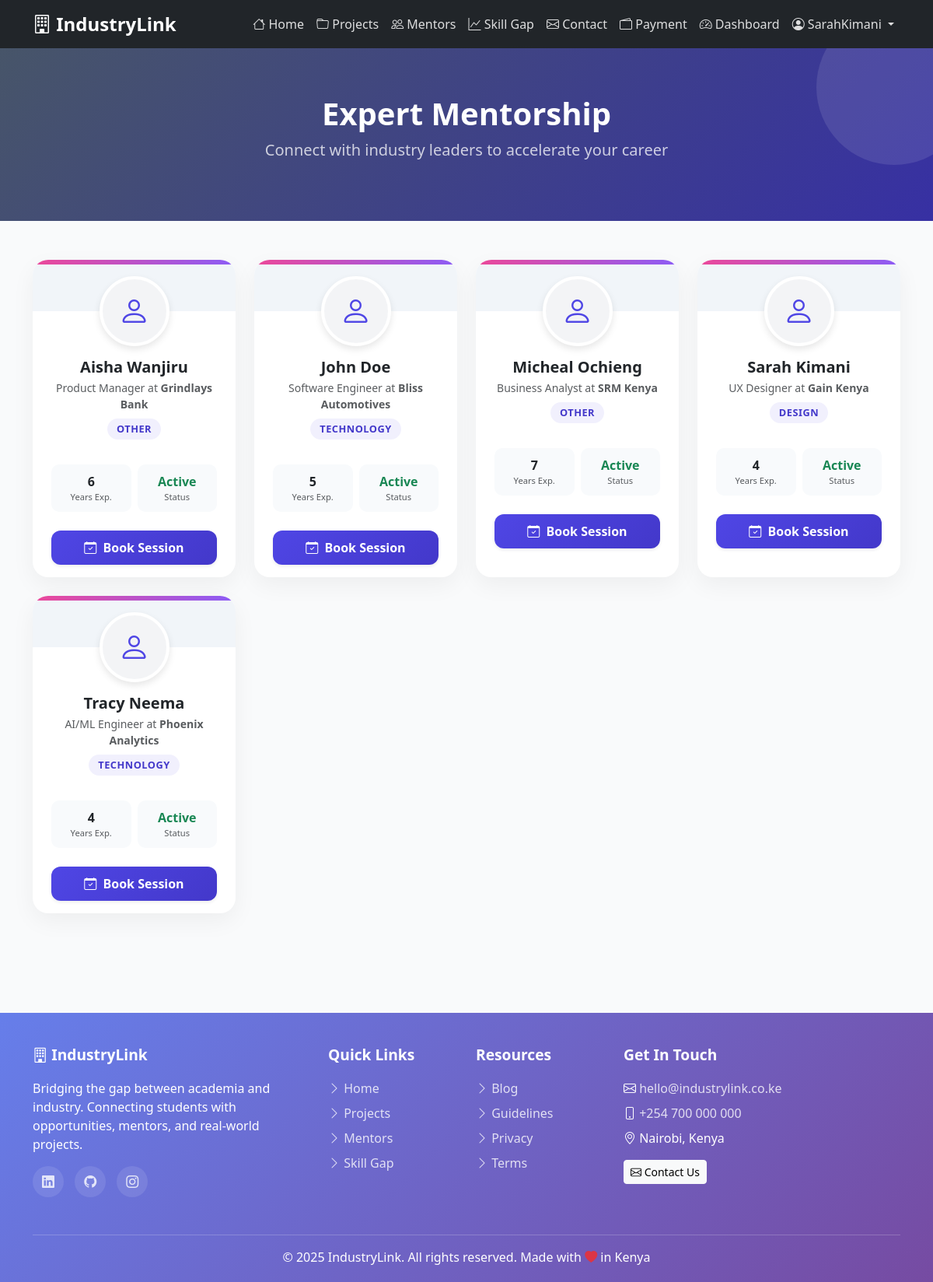
/mentors/ (signed in), run on the app's committed database.
### main/models.py (models this page shows, shortened)
class Mentor(models.Model):
    EXPERTISE_CHOICES = [
        ('technology', 'Technology'),
        ('design', 'Design'),
        ('other', 'Other'),
        ('business', 'Business')
    ]
    user= models.OneToOneField(User, on_delete=models.CASCADE, related_name='mentor_profile')
    full_name = models.CharField(max_length=200)
    job_title = models.CharField(max_length=200)
    company = models.CharField(max_length=200)
    bio = models.TextField(blank=True)
    expertise_area = models.CharField(max_length=50, choices=EXPERTISE_CHOICES)
    years_of_experience = models.IntegerField()
    availability = models.CharField(max_length=100)
    hourly_rate = models.DecimalField(max_digits=6, decimal_places=2, null=True, blank=True)
    email = models.EmailField(blank=True)
    linkedin = models.URLField(blank=True)
    created_at = models.DateTimeField(auto_now_add=True)
    updated_at = models.DateTimeField(auto_now=True)
    class Meta:
        ordering = ['full_name']

### main/views.py (the view)
# urls.py: path('mentors/', views.mentor_list, name='mentor'),
def mentor_list(request):
    all_mentors = Mentor.objects.all()
    return render(request, 'main/mentor.html', {'mentors': all_mentors})

### main/templates/main/mentor.html (shortened to what this page needs)
{% extends 'base.html' %}
{% load static %}
{% block content %}
<div class="mentor-header text-center text-white">
    <div class="container position-relative z-1">
        <h1 class="fw-bold mb-2">Expert Mentorship</h1>
        <p class="lead opacity-75">Connect with industry leaders to accelerate your career</p>
    </div>
    <div style="position: absolute; top: -50px; right: -50px; width: 200px; height: 200px; background: rgba(255,255,255,0.1); border-radius: 50%;"></div>
</div>
<div class="container mb-5">
    <div class="row g-4">
        {% for mentor in mentors %}
        <div class="col-md-6 col-lg-3" data-aos="fade-up" data-aos-delay="{{ forloop.counter0|add:50 }}">
            <div class="mentor-card h-100 pb-3">
                <div class="card-stripe"></div>
                <div class="mentor-avatar">
                    {% if mentor.user.profile.profile_pic %}
                        <img src="{{ mentor.user.profile.profile_pic.url }}" alt="{{ mentor.full_name }}" class="img-fluid rounded-circle w-100 h-100 object-fit-cover">
                    {% else %}
                        <i class="bi bi-person"></i>
                    {% endif %}
                </div>
                <div class="text-center px-4">
                    <h5 class="fw-bold mb-1 text-dark">{{ mentor.full_name }}</h5>
                    <p class="text-muted small mb-2">{{ mentor.job_title }} at <strong>{{ mentor.company }}</strong></p>
                    <span class="expertise-tag mb-3 d-inline-block text-uppercase">
                        {{ mentor.get_expertise_area_display }}
                    </span>
                    <div class="row g-2 mt-2 mb-4">
                        <div class="col-6">
                            <div class="stat-box">
                                <div class="fw-bold text-dark">{{ mentor.years_of_experience }}</div>
                                <div class="small text-muted" style="font-size: 0.7rem;">Years Exp.</div>
                            </div>
                        </div>
                        <div class="col-6">
                            <div class="stat-box">
                                <div class="fw-bold text-success">Active</div>
                                <div class="small text-muted" style="font-size: 0.7rem;">Status</div>
                            </div>
                        </div>
                    </div>
                    <div class="d-flex gap-2 justify-content-center">
                         <form action="{% url 'main:payment' %}" method="get" class="w-100">
                             <button class="btn btn-mentor shadow-sm">
                                <i class="bi bi-calendar-check me-1"></i> Book Session
                            </button>
                        </form>
                    </div>
                </div>
            </div>
        </div>
        {% empty %}
        <div class="col-12 text-center py-5">
            <h4>No mentors found</h4>
            <p class="text-muted">Check back later for new experts.</p>
        </div>
        {% endfor %}
    </div>
</div>
{% endblock %}

### templates/base.html (shortened to what this page needs)
<!DOCTYPE html>
<html lang="en">
<head>
    <link href="https://cdn.jsdelivr.net/npm/bootstrap@5.3.2/dist/css/bootstrap.min.css" rel="stylesheet">
    <link rel="stylesheet" href="https://cdn.jsdelivr.net/npm/bootstrap-icons@1.11.1/font/bootstrap-icons.css">
</head>
<body>
    <nav class="navbar navbar-expand-lg navbar-dark bg-dark">
        <div class="container">
            <a class="navbar-brand" href="{% url 'main:home' %}">
                <i class="bi bi-building"></i> IndustryLink
            </a>
            <div class="collapse navbar-collapse" id="navbarNav">
                <ul class="navbar-nav ms-auto">
                    <li class="nav-item">
                        <a class="nav-link" href="{% url 'main:home' %}">
                            <i class="bi bi-house"></i> Home
                        </a>
                    </li>
                    <li class="nav-item">
                        <a class="nav-link" href="{% url 'main:projects' %}">
                            <i class="bi bi-folder"></i> Projects
                        </a>
                    </li>
                    <li class="nav-item">
                        <a class="nav-link" href="{% url 'main:mentor' %}">
                            <i class="bi bi-people"></i> Mentors
                        </a>
                    </li>
                    <li class="nav-item">
                        <a class="nav-link" href="{% url 'main:skills' %}">
                            <i class="bi bi-graph-up"></i> Skill Gap
                        </a>
                    </li>
                    <li class="nav-item">
                        <a class="nav-link" href="{% url 'main:contact' %}">
                            <i class="bi bi-envelope"></i> Contact
                        </a>
                    </li>
                    <li class="nav-item">
                        <a class="nav-link" href="{% url 'main:payment' %}">
                            <i class="bi bi-wallet2"></i> Payment
                        </a>
                    </li>
                    {% if request.user.is_authenticated %}
                        <li class="nav-item">
                            <a class="nav-link" href="{% url 'main:dashboard' %}">
                                <i class="bi bi-speedometer2"></i> Dashboard
                            </a>
                        </li>
                        <li class="nav-item dropdown">
                            <a class="nav-link dropdown-toggle" href="#" id="userDropdown" role="button" data-bs-toggle="dropdown" aria-expanded="false">
                                <i class="bi bi-person-circle"></i> {{ request.user.username }}
                            </a>
                        </li>
                    {% endif %}
                </ul>
            </div>
        </div>
    </nav>
    <main>
        {% block content %}
        {% endblock %}
    </main>
    <footer>
        <div class="container">
            <div class="row">
                <div class="col-md-4 mb-4">
                    <div class="footer-heading">
                        <i class="bi bi-building"></i> IndustryLink
                    </div>
                    <p class="mb-3">
                        Bridging the gap between academia and industry.
                        Connecting students with opportunities, mentors, and real-world projects.
                    </p>
                    <div class="social-icons">
                        <a href="#" aria-label="LinkedIn"><i class="bi bi-linkedin"></i></a>
                        <a href="#" aria-label="GitHub"><i class="bi bi-github"></i></a>
                        <a href="#" aria-label="Instagram"><i class="bi bi-instagram"></i></a>
                    </div>
                </div>
                <div class="col-md-2 mb-4">
                    <div class="footer-heading">Quick Links</div>
                    <ul class="list-unstyled">
                        <li class="mb-2"><a href="{% url 'main:home' %}"><i class="bi bi-chevron-right"></i> Home</a></li>
                        <li class="mb-2"><a href="{% url 'main:projects' %}"><i class="bi bi-chevron-right"></i> Projects</a></li>
                        <li class="mb-2"><a href="{% url 'main:mentor' %}"><i class="bi bi-chevron-right"></i> Mentors</a></li>
                        <li class="mb-2"><a href="{% url 'main:skills' %}"><i class="bi bi-chevron-right"></i> Skill Gap</a></li>
                    </ul>
                </div>
                <div class="col-md-2 mb-4">
                    <div class="footer-heading">Resources</div>
                    <ul class="list-unstyled">
                        <li class="mb-2"><a href="#"><i class="bi bi-chevron-right"></i> Blog</a></li>
                        <li class="mb-2"><a href="#"><i class="bi bi-chevron-right"></i> Guidelines</a></li>
                        <li class="mb-2"><a href="#"><i class="bi bi-chevron-right"></i> Privacy</a></li>
                        <li class="mb-2"><a href="#"><i class="bi bi-chevron-right"></i> Terms</a></li>
                    </ul>
                </div>
                <div class="col-md-4 mb-4">
                    <div class="footer-heading">Get In Touch</div>
                    <ul class="list-unstyled">
                        <li class="mb-2">
                            <i class="bi bi-envelope"></i>
                            <a href="mailto:hello@industrylink.co.ke">hello@industrylink.co.ke</a>
                        </li>
                        <li class="mb-2">
                            <i class="bi bi-phone"></i>
                            <a href="tel:+254700000000">+254 700 000 000</a>
                        </li>
                        <li class="mb-2">
                            <i class="bi bi-geo-alt"></i> Nairobi, Kenya
                        </li>
                    </ul>
                    <div class="mt-3">
                        <a href="{% url 'main:contact' %}" class="btn btn-light btn-sm">
                            <i class="bi bi-envelope"></i> Contact Us
                        </a>
                    </div>
                </div>
            </div>
            <hr class="bg-white mt-4" style="opacity: 0.2;">
            <div class="row">
                <div class="col-12 text-center">
                    <p class="mb-0">
                        &copy; 2025 IndustryLink. All rights reserved.
                        Made with <i class="bi bi-heart-fill text-danger"></i> in Kenya
                    </p>
                </div>
            </div>
        </div>
    </footer>
</body>
</html>

### templates/base.html (style rules this page uses)
html, body { height: 100%; }
body { display: flex; flex-direction: column; }
main { flex: 1 0 auto; }
footer { flex-shrink: 0; background: linear-gradient(135deg, #667eea 0%, #764ba2 100%); color: white; padding: 40px 0 20px 0; margin-top: 80px; }
footer a { color: rgba(255,255,255,0.8); text-decoration: none; transition: color 0.3s; }
footer .footer-heading { font-size: 1.2rem; font-weight: bold; margin-bottom: 1rem; }
footer .social-icons a { display: inline-flex; align-items: center; justify-content: center; width: 40px; height: 40px; background: rgba(255,255,255,0.1); border-radius: 50%; margin-right: 10px; transition: all 0.3s; }
.navbar-brand { font-weight: bold; font-size: 1.5rem; }
.nav-link { color: rgba(255,255,255,.85) !important; transition: color 0.3s; }

### main/templates/main/mentor.html (style rules this page uses)
body { background-color: #f9fafb; }
.mentor-header { background: linear-gradient(135deg, #475569 0%, #3730a3 100%); padding: 60px 0; margin-bottom: 50px; position: relative; overflow: hidden; }
.mentor-card { background: white; border: none; border-radius: 20px; box-shadow: 0 10px 30px rgba(0,0,0,0.05); transition: transform 0.3s ease, box-shadow 0.3s ease; overflow: hidden; position: relative; }
.card-stripe { height: 6px; width: 100%; background: linear-gradient(90deg, #ec4899, #8b5cf6); }
.mentor-avatar { width: 90px; height: 90px; background: #f3f4f6; border-radius: 50%; margin: -45px auto 15px; border: 4px solid white; box-shadow: 0 4px 10px rgba(0,0,0,0.1); display: flex; align-items: center; justify-content: center; font-size: 2.5rem; color: #4f46e5; }
.expertise-tag { background: rgba(79, 70, 229, 0.08); color: #4338ca; font-size: 0.8rem; padding: 4px 12px; border-radius: 50px; font-weight: 600; letter-spacing: 0.5px; }
.btn-mentor { background: linear-gradient(135deg, #4f46e5 0%, #4338ca 100%); border: none; color: white; border-radius: 12px; padding: 10px 20px; width: 100%; font-weight: 600; transition: opacity 0.2s; }
.stat-box { text-align: center; padding: 10px; background: #f8fafc; border-radius: 10px; }

### data on the page
Mentor: full_name "Aisha Wanjiru", job_title "Product Manager", company "Grindlays Bank", expertise_area "OTHER", years_of_experience "6"
Mentor: full_name "John Doe", job_title "Software Engineer", company "Bliss Automotives", expertise_area "TECHNOLOGY", years_of_experience "5"
Mentor: full_name "Micheal Ochieng", job_title "Business Analyst", company "SRM Kenya", expertise_area "OTHER", years_of_experience "7"
Mentor: full_name "Sarah Kimani", job_title "UX Designer", company "Gain Kenya", expertise_area "DESIGN", years_of_experience "4"
Mentor: full_name "Tracy Neema", job_title "AI/ML Engineer", company "Phoenix Analytics", expertise_area "TECHNOLOGY", years_of_experience "4"

### other printed values
{{ request.user.username }} "SarahKimani"
